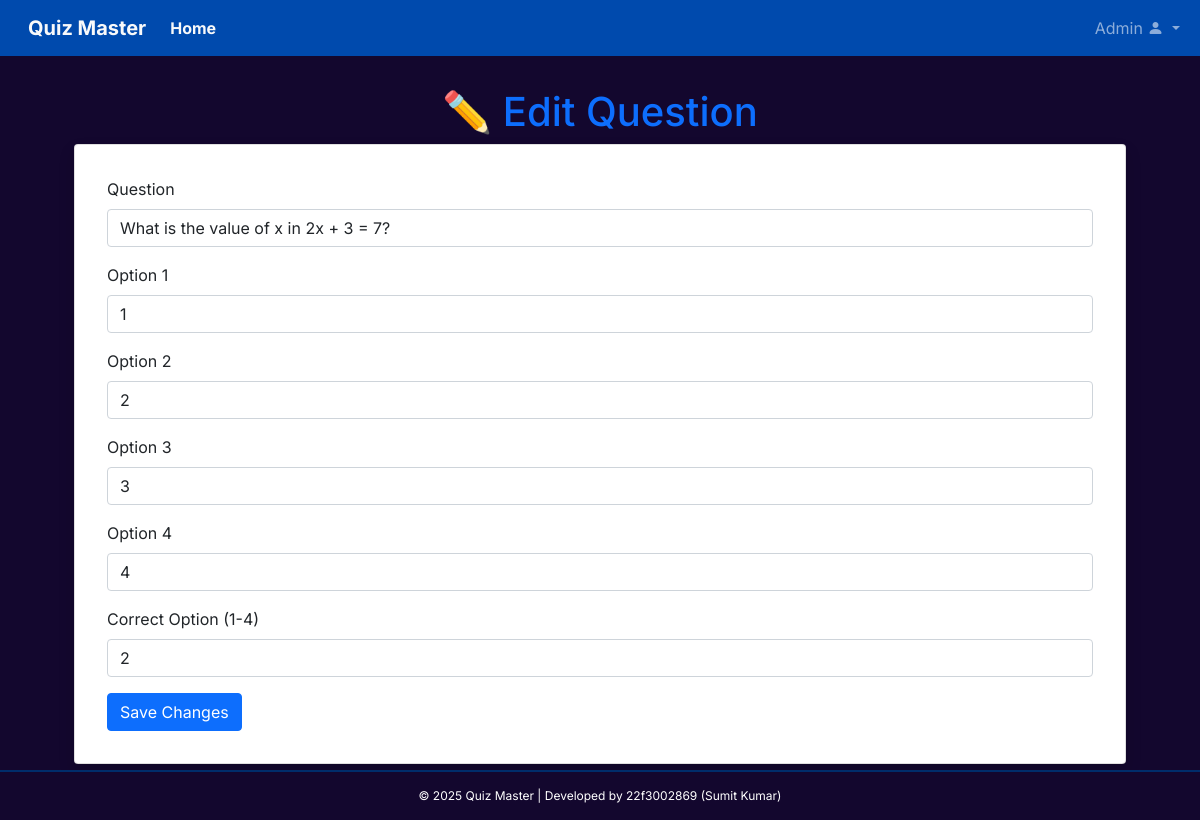
The app's page /admin/question/edit/1 (signed in) with its own data.
### models/model.py (models this page shows)
class Question(db.Model):
    __tablename__ = "questions"
    id = db.Column(db.Integer, primary_key=True, autoincrement=True)
    quiz_id = db.Column(db.Integer, db.ForeignKey("quizzes.id", ondelete="CASCADE"), nullable=False)
    question_statement = db.Column(db.String, nullable=False)
    option1 = db.Column(db.String, nullable=False)
    option2 = db.Column(db.String, nullable=False)
    option3 = db.Column(db.String, nullable=False)
    option4 = db.Column(db.String, nullable=False)
    correct_option = db.Column(db.Integer, nullable=False)  # Stores 1, 2, 3, or 4
    quiz = db.relationship("Quiz", back_populates="questions")
    answers = db.relationship("UserAnswer", back_populates="question", cascade="all, delete-orphan", passive_deletes=True)

### controllers/admin.py (the view, shortened to what this page needs)
@app.route("/admin/question/edit/<int:question_id>", methods=["GET", "POST"])
@login_required
@admin_required
def edit_question(question_id):
    question = Question.query.get_or_404(question_id)
    return render_template("admin/edit_question.html", question=question)

### app.py (called while the page is built)
@login_manager.user_loader
def load_user(user_id):
    admin = Admin.query.get(int(user_id))
    if admin:
        return admin  # ✅ If it's an admin, return admin
    return User.query.get(int(user_id))  # ✅ Otherwise, return user

### controllers/admin.py (called while the page is built)
def admin_required(f):
    @wraps(f)
    def decorated_function(*args, **kwargs):
        if not current_user.is_authenticated or session.get("role") != "admin":
            flash("Unauthorized Access!", "danger")
            return redirect(url_for("admin_login"))
        return f(*args, **kwargs)
    return decorated_function

@app.before_request
def restrict_admin_routes():
    if request.endpoint == "admin_login":
        return  # Allow access to admin login page
    if request.endpoint and request.endpoint.startswith("admin_"):
        if not current_user.is_authenticated or session.get("role") != "admin":
            flash("Unauthorized Access!", "danger")
            return redirect(url_for("admin_login"))

### controllers/user.py (called while the page is built)
@app.before_request
def restrict_user_routes():
    if request.endpoint in ["user.loginUser", "admin_login"]:
        return
    if request.endpoint and request.endpoint.startswith("user_"):
        if not current_user.is_authenticated or session.get("role") != "user":
            flash("Unauthorized Access!", "danger")
            return redirect(url_for("user.loginUser"))

### models/model.py (called while the page is built)
    @property
    def is_admin(self):
        return True  # Always True for Admin users

### templates/admin/edit_question.html
{% extends "dashboard/basedashboard.html" %}
{% block content %}
<div class="container mt-4">
    <h1 class="text-center text-primary">✏️ Edit Question</h1>
    <div class="card shadow p-3 bg-white rounded text-dark">
        <div class="card-body">
            <form method="POST">
                <div class="mb-3">
                    <label class="form-label">Question</label>
                    <input type="text" name="question_statement" class="form-control" value="{{ question.question_statement }}" required>
                </div>
                <div class="mb-3">
                    <label class="form-label">Option 1</label>
                    <input type="text" name="option1" class="form-control" value="{{ question.option1 }}" required>
                </div>
                <div class="mb-3">
                    <label class="form-label">Option 2</label>
                    <input type="text" name="option2" class="form-control" value="{{ question.option2 }}" required>
                </div>
                <div class="mb-3">
                    <label class="form-label">Option 3</label>
                    <input type="text" name="option3" class="form-control" value="{{ question.option3 }}" required>
                </div>
                <div class="mb-3">
                    <label class="form-label">Option 4</label>
                    <input type="text" name="option4" class="form-control" value="{{ question.option4 }}" required>
                </div>
                <div class="mb-3">
                    <label class="form-label">Correct Option (1-4)</label>
                    <input type="number" name="correct_option" class="form-control" value="{{ question.correct_option }}" min="1" max="4" required>
                </div>
                <button type="submit" class="btn btn-primary">Save Changes</button>
            </form>
        </div>
    </div>
</div>
{% endblock %}

### static/css/dashboardstyle.css (style rules this page uses)
body, button { font-family: "Inter", sans-serif; }
:root { --offcanvas-width: 270px; --topNavbarHeight: 56px; }
@media (min-width: 992px) { body { overflow: auto !important; } }

### records on screen
Question: question_statement "What is the value of x in 2x + 3 = 7?", option1 "1", option2 "2", option3 "3", option4 "4", correct_option "2"
